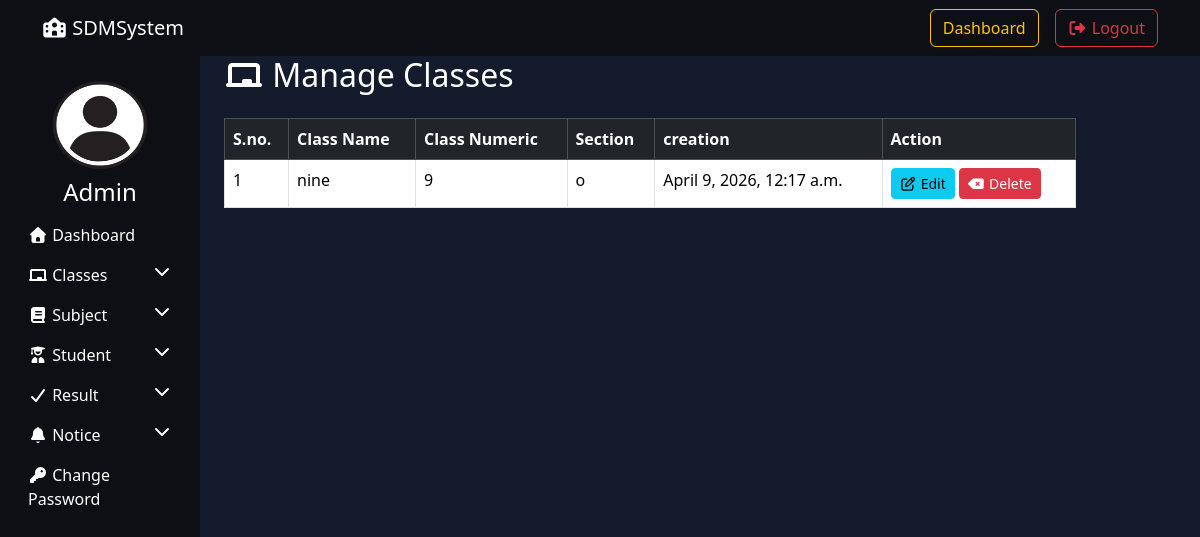
The page /manage_classes/ (signed in) on the database as committed earlier.
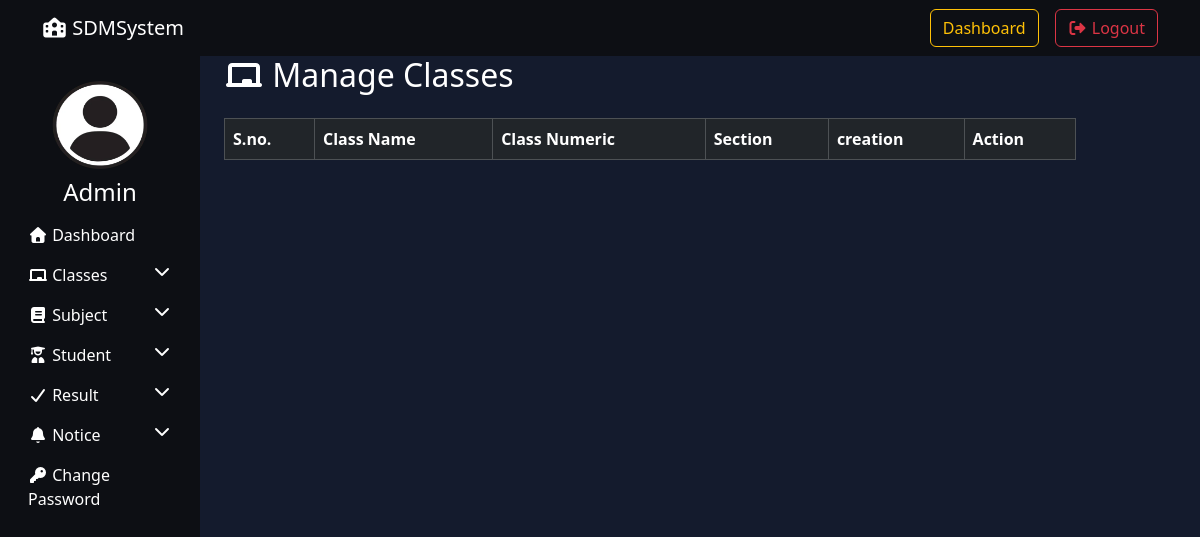
The same page on the database as committed later.
### resultapp/models.py (models this page shows, shortened)
class Class(models.Model):
    class_name = models.CharField(max_length=50)
    class_numeric = models.IntegerField()
    section = models.CharField(max_length=20)
    creation_date = models.DateTimeField(auto_now_add=True)
    updation_date = models.DateTimeField(auto_now=True)

### resultapp/views.py (the view, shortened to what this page needs)
# urls.py: path("manage_classes/",manage_classes,name="manage_classes"),
@login_required
def manage_classes(request):
    classes = Class.objects.all()
    return render(request,"manage_classes.html",locals())

### resultapp/templates/manage_classes.html (shortened to what this page needs)
{% extends "admin_base.html" %}
{% load static %}
{%block content%}
   <div class="container">
    <h2 class="mb-4">
        <i class="fas fa-chalkboard"></i> Manage Classes
    </h2>
    <table class="table table-bordered">
        <thead class="table-dark">
            <tr>
                <th>S.no.</th>
                <th>Class Name</th>
                <th>Class Numeric</th>
                <th>Section</th>
                <th>creation</th>
                <th>Action</th>
            </tr>
        </thead>
        <tbody>
            {% for c in classes%}
            <tr>
                <td>{{forloop.counter}}</td>
                <td>{{c.class_name}}</td>
                <td>{{c.class_numeric}}</td>
                <td>{{c.section}}</td>
                <td>{{c.creation_date}}</td>
                <td>
                    <a href="{% url 'edit_class' c.id %}" class="btn btn-info btn-sm"><i class="fa-regular fa-pen-to-square"></i> Edit</a>
                     <a href="?delete={{c.id}}" class="btn btn-danger btn-sm"><i class="fa-solid fa-delete-left"></i> Delete</a>
                </td>
            </tr>
            {%endfor%}
        </tbody>
    </table>
   </div>
    {%endblock %}

Rows that differ between the two databases and show on the page:
removed Class: class_name "nine", class_numeric "9", section "o", creation_date "April 9, 2026, 12:17 a.m."
